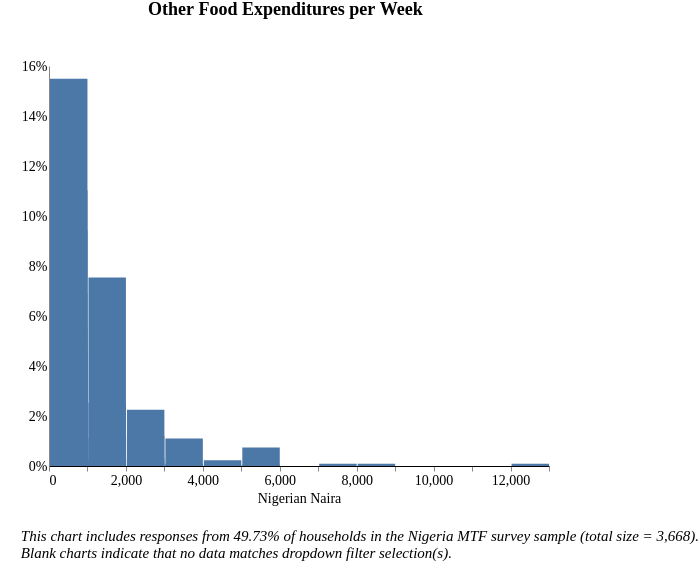

The specification (Vega-Lite) saved for this image:
### Vega-Lite specification from a JSON file in a GitHub repository (floating-point values rounded to 4 significant figures; data arrays with more than 128 entries replaced by an {"elided": "..."} marker saying what was removed)
{"width": 800, "height": 400, "config": {"title": {"fontSize": 18, "font": "Times New Roman", "anchor": "center", "fontColor": "#000000"}, "axisX": {"domain": true, "domainColor": "#000000", "grid": false, "labelFont": "Times New Roman", "labelFontSize": 14, "titleFont": "Times New Roman", "titleFontSize": 14, "titleFontWeight": "normal", "title": "X Axis Title (units)"}, "axisY": {"domain": true, "grid": false, "gridColor": "#DEDDDD", "gridWidth": 1, "labelFont": "Times New Roman", "labelFontSize": 14, "labelAngle": 0, "ticks": false, "titleFont": "Times New Roman", "titleFontSize": 14, "titleFontWeight": "normal", "titlePadding": 10, "title": "Y Axis Title (units)"}, "range": {"category": ["#2980B9", "#003366", "#FFAE19", "#D68910", "#E67E22", "#D35400", "#FF4500", "#FF6162", "#438B28", "#45B39D", "#99ADC1", "#212F3C"]}, "legend": {"labelFont": "Times New Roman", "labelFontSize": 14, "symbolType": "square", "symbolSize": 100, "titleFont": "Times New Roman", "titleFontSize": 14, "titleFontWeight": "normal", "title": "Legend", "orient": "right", "offset": 0}, "tooltip": {"font": "Open Sans"}, "view": {"stroke": "transparent", "text": {"font": "Times New Roman", "color": ["#2980B9", "#003366", "#FFAE19", "#D68910", "#E67E22", "#D35400", "#FF4500", "#FF6162", "#438B28", "#45B39D", "#99ADC1", "#212F3C"], "fontSize": 14, "align": "right", "fontWeight": 400, "size": 14}, "bar": {"size": 40, "binSpacing": 1, "continuousBandSize": 30, "discreteBandSize": 30, "fill": ["#2980B9", "#003366", "#FFAE19", "#D68910", "#E67E22", "#D35400", "#FF4500", "#FF6162", "#438B28", "#45B39D", "#99ADC1", "#212F3C"], "stroke": false}}}, "concat": [{"mark": "bar", "encoding": {"tooltip": [{"field": "l_consumption_purchased", "title": "Response (Binned)", "type": "nominal"}, {"aggregate": "sum", "field": "pct", "format": ".2%", "title": "Percentage", "type": "quantitative"}], "x": {"axis": {"title": "Nigerian Naira"}, "bin": {"extent": [0, 13000], "step": 1000}, "field": "l_consumption_purchased", "scale": {"clamp": true, "domain": [0, 13000]}, "type": "quantitative"}, "y": {"aggregate": "sum", "axis": {"format": "%"}, "field": "pct", "title": "", "type": "quantitative"}}, "height": 400, "selection": {"selector039": {"type": "single", "fields": ["stove"], "bind": {"input": "select", "options": [null, "3-Stone/Open Fire Stove", "Manufactured Stove Traditional", "Koresone Stove", "LPG/Natural Gas Stove", "Electric Stove"], "labels": ["All Stove Types", "3-Stone/Open Fire Stove", "Manufactured Stove Traditional", "Koresone Stove", "LPG/Natural Gas Stove", "Electric Stove"], "name": "Primary cookstove type  "}}, "selector038": {"type": "single", "fields": ["i19a"], "bind": {"input": "select", "options": [null, "Wood purchased", "Wood collected", "Charcoal", "Kerosene", "Crop Residue/Plant Biomass", "LPG/cooking gas", "Garbage", "Electric", "Piped Natural Gas", "Charcoal Briquettes", "Coal Briquette", "Biomass Briquette", "Coal/lignite", "Other, specify"], "labels": ["All Fuel Types", "Wood purchased", "Wood collected", "Charcoal", "Kerosene", "Crop Residue/Plant Biomass", "LPG/cooking gas", "Garbage", "Electric", "Piped Natural Gas", "Charcoal Briquettes", "Coal Briquette", "Biomass Briquette", "Coal/lignite", "Other"], "name": "Primary source of cooking fuel  "}}, "selector037": {"type": "single", "fields": ["c182"], "bind": {"input": "select", "options": [null, "Dry-cell battery", "National Grid Connection", "No electricity", "Electric generator", "Other, specify", "Solar Multi-Light Product", "Solar Home System", "Solar Lantern", "Local Mini Grid connection", "Rechargeable Battery"], "labels": ["All Responses", "Dry-cell battery", "National Grid Connection", "No electricity", "Electric generator", "Other", "Solar Multi-Light Product", "Solar Home System", "Solar Lantern", "Local Mini Grid Connection", "Rechargeable Battery"], "name": "Primary source of electricity  "}}, "selector033": {"type": "single", "fields": ["locality"], "bind": {"input": "select", "options": [null, 0, 1], "labels": ["National", "Urban", "Rural"], "name": "Locality Breakdown  "}}, "selector041": {"type": "single", "fields": ["cs_aggr_tier"], "bind": {"input": "select", "options": [null, "Tier 0", "Tier 1", "Tier 2", "Tier 3", "Tier 4", "Tier 5"], "labels": ["All Tiers", "Tier 0", "Tier 1", "Tier 2", "Tier 3", "Tier 4", "Tier 5"], "name": "Cooking Tier  "}}}, "title": {"text": ["Other Food Expenditures per Week"], "color": "black", "subtitleColor": "black", "offset": 40}, "transform": [{"joinaggregate": [{"op": "count", "field": "*", "as": "total"}]}, {"calculate": "1 / datum.total", "as": "pct"}, {"bin": {"maxbins": 20}, "field": "m", "as": "mbin"}, {"filter": {"selection": "selector039"}}, {"filter": {"selection": "selector038"}}, {"filter": {"selection": "selector037"}}, {"filter": {"selection": "selector033"}}, {"filter": {"selection": "selector041"}}], "width": 500}], "data": {"name": "data-de34dca504e386118d4937c765e89792"}, "padding": {"left": 20, "right": 0, "bottom": 0, "top": 0}, "title": {"text": ["", "", "This chart includes responses from 49.73% of households in the Nigeria MTF survey sample (total size = 3,668).", "Blank charts indicate that no data matches dropdown filter selection(s).", ""], "anchor": "start", "baseline": "bottom", "font": "Times New Roman", "fontSize": 15, "fontStyle": "italic", "fontWeight": "normal", "orient": "bottom"}, "$schema": "https://vega.github.io/schema/vega-lite/v4.17.0.json", "datasets": {"data-de34dca504e386118d4937c765e89792": {"elided": "2175 records"}}}
